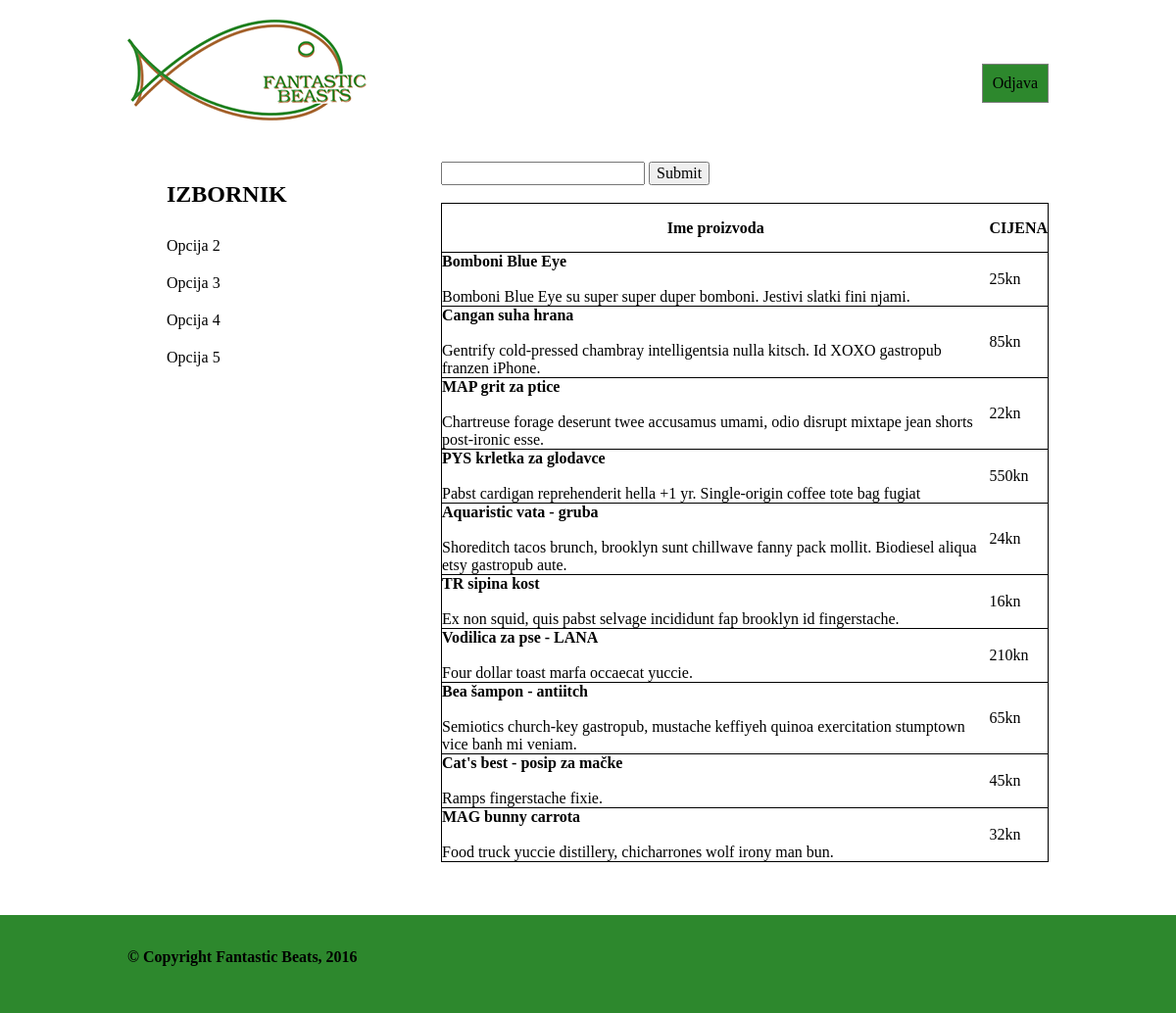
Page /proizvodi.php on the committed database.
### tables this page shows
CREATE TABLE `proizvod` (
  `id` int(11) NOT NULL,
  `idTipZiv` int(11) NOT NULL,
  `idTipPr` int(11) NOT NULL,
  `naziv` varchar(255) NOT NULL,
  `cijena` double NOT NULL,
  `opis` text NOT NULL
);

### idiorm.php (called while the page is built, shortened)
<?php
    class ORM implements ArrayAccess {
        protected static $_default_config = array(
            'connection_string' => 'sqlite::memory:',
            'id_column' => 'id',
            'id_column_overrides' => array(),
            'error_mode' => PDO::ERRMODE_EXCEPTION,
            'username' => null,
            'password' => null,
            'driver_options' => null,
            'identifier_quote_character' => null,
            'limit_clause_style' => null,
            'logging' => false,
            'logger' => null,
            'caching' => false,
            'caching_auto_clear' => false,
            'return_result_sets' => false,
        );
        protected static $_config = array();
        protected static $_db = array();
        protected static $_last_statement = null;
        protected $_connection_name;
        protected $_table_name;
        protected $_values = array();
        protected $_result_columns = array('*');
        protected $_using_default_result_columns = true;
        protected $_join_sources = array();
        protected $_order_by = array();
        protected $_group_by = array();
        protected $_instance_id_column = null;
        public static function configure($key, $value = null, $connection_name = self::DEFAULT_CONNECTION) {
            if (is_array($key)) {
                foreach ($key as $conf_key => $conf_value) {
                    self::configure($conf_key, $conf_value, $connection_name);
                }
            } else {
                if (is_null($value)) {
                    $value = $key;
                    $key = 'connection_string';
                }
                self::$_config[$connection_name][$key] = $value;
            }
        }
        public static function for_table($table_name, $connection_name = self::DEFAULT_CONNECTION) {
            return new self($table_name, array(), $connection_name);
        }
        protected static function _setup_db_config($connection_name) {
            if (!array_key_exists($connection_name, self::$_config)) {
                self::$_config[$connection_name] = self::$_default_config;
            }
        }
        public static function set_db($db, $connection_name = self::DEFAULT_CONNECTION) {
            self::$_db[$connection_name] = $db;
        }
        protected static function _setup_identifier_quote_character($connection_name) {
            if (is_null(self::$_config[$connection_name]['identifier_quote_character'])) {
                self::$_config[$connection_name]['identifier_quote_character'] =
                    self::_detect_identifier_quote_character($connection_name);
            }
        }
        public static function _setup_limit_clause_style($connection_name) {
            if (is_null(self::$_config[$connection_name]['limit_clause_style'])) {
                self::$_config[$connection_name]['limit_clause_style'] =
                    self::_detect_limit_clause_style($connection_name);
            }
        }
        protected static function _detect_identifier_quote_character($connection_name) {
            switch(self::get_db($connection_name)->getAttribute(PDO::ATTR_DRIVER_NAME)) {
                case 'mysql':
                case 'sqlite':
                case 'sqlite2':
                default:
                    return '`';
            }
        }
        protected static function _detect_limit_clause_style($connection_name) {
            switch(self::get_db($connection_name)->getAttribute(PDO::ATTR_DRIVER_NAME)) {
                default:
                    return ORM::LIMIT_STYLE_LIMIT;
            }
        }
        public static function get_db($connection_name = self::DEFAULT_CONNECTION) {
            return self::$_db[$connection_name];
        }
        public static function get_last_statement() {
            return self::$_last_statement;
        }
        protected static function _execute($query, $parameters = array(), $connection_name = self::DEFAULT_CONNECTION) {
            $statement = self::get_db($connection_name)->prepare($query);
            self::$_last_statement = $statement;
            $time = microtime(true);
            $q = $statement->execute();
            return $q;
        }
        protected static function _log_query($query, $parameters, $connection_name, $query_time) {
            if (!self::$_config[$connection_name]['logging']) {
                return false;
            }
            return true;
        }
        protected function __construct($table_name, $data = array(), $connection_name = self::DEFAULT_CONNECTION) {
            $this->_table_name = $table_name;
            $this->_connection_name = $connection_name;
        }
        public function use_id_column($id_column) {
            $this->_instance_id_column = $id_column;
            return $this;
        }
        protected function _create_instance_from_row($row) {
            $instance = self::for_table($this->_table_name, $this->_connection_name);
            $instance->use_id_column($this->_instance_id_column);
            $instance->hydrate($row);
            return $instance;
        }
        public function find_many() {
            return $this->_find_many();
        }
        protected function _find_many() {
            $rows = $this->_run();
            return array_map(array($this, '_create_instance_from_row'), $rows);
        }
        public function hydrate($data=array()) {
            return $this;
        }
        protected function _add_result_column($expr, $alias=null) {
            if ($this->_using_default_result_columns) {
                $this->_result_columns = array($expr);
                $this->_using_default_result_columns = false;
            } else {
                $this->_result_columns[] = $expr;
            }
            return $this;
        }
        public function select($column, $alias=null) {
            $column = $this->_quote_identifier($column);
            return $this->_add_result_column($column, $alias);
        }
        protected function _build_select() {
            return $this->_join_if_not_empty(" ", array(
                $this->_build_select_start(),
                $this->_build_join(),
                $this->_build_where(),
                $this->_build_group_by(),
                $this->_build_having(),
                $this->_build_order_by(),
                $this->_build_limit(),
                $this->_build_offset(),
            ));
        }
        protected function _build_select_start() {
            $fragment = 'SELECT ';
            $result_columns = join(', ', $this->_result_columns);
            $fragment .= "{$result_columns} FROM " . $this->_quote_identifier($this->_table_name);
            return $fragment;
        }
        protected function _build_join() {
            if (count($this->_join_sources) === 0) {
                return '';
            }
            return join(" ", $this->_join_sources);
        }
        protected function _build_where() {
            return $this->_build_conditions('where');
        }
        protected function _build_having() {
            return $this->_build_conditions('having');
        }
        protected function _build_group_by() {
            if (count($this->_group_by) === 0) {
                return '';
            }
            return "GROUP BY " . join(", ", $this->_group_by);
        }
        protected function _build_conditions($type) {
            $conditions_class_property_name = "_{$type}_conditions";
            if (count($this->$conditions_class_property_name) === 0) {
                return '';
            }
            $conditions = array();
            return strtoupper($type) . " " . join(" AND ", $conditions);
        }
        protected function _build_order_by() {
            if (count($this->_order_by) === 0) {
                return '';
            }
            return "ORDER BY " . join(", ", $this->_order_by);
        }
        protected function _build_limit() {
            $fragment = '';
            return $fragment;
        }
        protected function _build_offset() {
            return '';
        }
        protected function _join_if_not_empty($glue, $pieces) {
            $filtered_pieces = array();
            foreach ($pieces as $piece) {
                if (is_string($piece)) {
                    $piece = trim($piece);
                }
                if (!empty($piece)) {
                    $filtered_pieces[] = $piece;
                }
            }
            return join($glue, $filtered_pieces);
        }
        protected function _quote_one_identifier($identifier) {
            $parts = explode('.', $identifier);
            $parts = array_map(array($this, '_quote_identifier_part'), $parts);
            return join('.', $parts);
        }
        protected function _quote_identifier($identifier) {
            if (is_array($identifier)) {
                $result = array_map(array($this, '_quote_one_identifier'), $identifier);
                return join(', ', $result);
            } else {
                return $this->_quote_one_identifier($identifier);
            }
        }
        protected function _quote_identifier_part($part) {
            if ($part === '*') {
                return $part;
            }
            $quote_character = self::$_config[$this->_connection_name]['identifier_quote_character'];
            return $quote_character .
                   str_replace($quote_character,
                               $quote_character . $quote_character,
                               $part
                   ) . $quote_character;
        }
        protected function _run() {
            $query = $this->_build_select();
            $caching_enabled = self::$_config[$this->_connection_name]['caching'];
            self::_execute($query, $this->_values, $this->_connection_name);
            $statement = self::get_last_statement();
            $rows = array();
            while ($row = $statement->fetch(PDO::FETCH_ASSOC)) {
                $rows[] = $row;
            }
            $this->_values = array();
            $this->_result_columns = array('*');
            $this->_using_default_result_columns = true;
            return $rows;
        }
        public function __call($name, $arguments)
        {
            $method = strtolower(preg_replace('/([a-z])([A-Z])/', '$1_$2', $name));
            if (method_exists($this, $method)) {
                return call_user_func_array(array($this, $method), $arguments);
            } else {
                throw new IdiormMethodMissingException("Method $name() does not exist in class " . get_class($this));
            }
        }
    }

### proizvodi.php (the view, shortened to what this page needs)
<!DOCTYPE html>
<html>
<head>
  <link rel="stylesheet" href="css/normalize.css" />
  <link rel="stylesheet" href="css/grid.css" />
  <link rel="stylesheet" href="css/stil1.css" />
</head>
<body>
  <header class="site-header-logged">
    <div class="row">
      <div class="column column-4">
        <img src="img/fantBeastsLogo2.png">
      </div>
      <div class="column column-8">
        <div class="odjava">
        	<form method="post" action="login.html">
      	<input type="submit" name="login" value="Odjava">
  		</form>
      </div>
      </div>
    </div>
  </header>
  <section class="body">
    <div class="row">
      <div class="column column-4">
      <nav class="main-navigation">
        <ul>
          <h2>IZBORNIK</h2>
          <li><a href="#osobni">Opcija 2</a></li>
          <li><a href="#skola">Opcija 3</a></li>
          <li><a href="#radno">Opcija 4</a></li>
          <li><a href="#znanje">Opcija 5</a></li>
        </ul>
      </nav>
    </div>
      <div class="sadrzaj column column-8">
        <input type= "text" id="search" name="search"> </input>
        <input type="submit" id="submit" onclick="trazi()"></input>
        <br><br>
      <table>
        <thead>
          <tr>
            <th>Ime proizvoda</th>
            <th>CIJENA</th>
          </tr>
        </thead>
        <tbody>
        <?php
       require_once 'idiorm.php';
        $query = ORM::for_table('proizvod')
                ->select('proizvod.*')
                ->find_many();
       foreach($query as $result):
         echo "
                <tr>
                <td><div class='naziv'><b>$result->naziv</b> <br><br> " . "$result->opis " . "</div></td>
                <td><div class='cijena'>$result->cijena" . "kn" . "</div></td>
                </tr>
            ";
           endforeach;
      ?>
      </tbody>
    </table>
      </div>
  </section>
<br><br><br>
   <footer class="site-footer">
    <div class="row">
    <div class="column column-12"> <br>
      <p><b>&copy Copyright Fantastic Beats, 2016</b></p>
    </div>
    </div>
  </footer>
</body>
</html>

### css/grid.css (style rules this page uses)
.row:before, .row:after, .column:before, .column:after, .cf:before, .cf:after { content: " "; display: table; }
.row:after, .column:after, .cf:after { clear: both; }
.column-4 { width: 300px; }
.column-8 { width: 620px; }
.column-12 { width: 940px; }
.column { margin: 0 10px; float: left; }
.row { width: 960px; margin: 0 auto; }

### css/stil1.css (style rules this page uses)
.column img { float: left; margin-right: 20px; }
.body, footer { min-height: 600px; font-family: georgia; }
.odjava input[type="submit"] { padding:10px; border:1px solid gray; color:black; background-color:#2D882D; }
.site-header-logged { width:100%; font-family: georgia; margin-top:20px; height:100px; }
.site-footer { min-height: 100px; background-color: #2D882D; }
.odjava { float:right; height:100px; margin-top:45px; }
.main-navigation li { list-style-type:none; }
.main-navigation a { text-decoration: none; color:black; display:block; padding:10px 0 10px 0; }
table, tr { border:1px solid black; width:100%; }
tr { height:50px; font-size:16px; }

### rows in the picture
proizvod: naziv "Bomboni Blue Eye", opis "Bomboni Blue Eye su super super duper bomboni. Jestivi slatki fini njami.", cijena "25"
proizvod: naziv "Cangan suha hrana", opis "Gentrify cold-pressed chambray intelligentsia nulla kitsch. Id XOXO gastropub franzen iPhone.", cijena "85"
proizvod: naziv "MAP grit za ptice", opis "Chartreuse forage deserunt twee accusamus umami, odio disrupt mixtape jean shorts post-ironic esse.", cijena "22"
proizvod: naziv "PYS krletka za glodavce", opis "Pabst cardigan reprehenderit hella +1 yr. Single-origin coffee tote bag fugiat", cijena "550"
proizvod: naziv "Aquaristic vata - gruba", opis "Shoreditch tacos brunch, brooklyn sunt chillwave fanny pack mollit. Biodiesel aliqua etsy gastropub aute.", cijena "24"
proizvod: naziv "TR sipina kost", opis "Ex non squid, quis pabst selvage incididunt fap brooklyn id fingerstache.", cijena "16"
proizvod: naziv "Vodilica za pse - LANA", opis "Four dollar toast marfa occaecat yuccie.", cijena "210"
proizvod: naziv "Bea šampon - antiitch", opis "Semiotics church-key gastropub, mustache keffiyeh quinoa exercitation stumptown vice banh mi veniam.", cijena "65"
proizvod: naziv "Cat's best - posip za mačke", opis "Ramps fingerstache fixie.", cijena "45"
proizvod: naziv "MAG bunny carrota", opis "Food truck yuccie distillery, chicharrones wolf irony man bun.", cijena "32"
